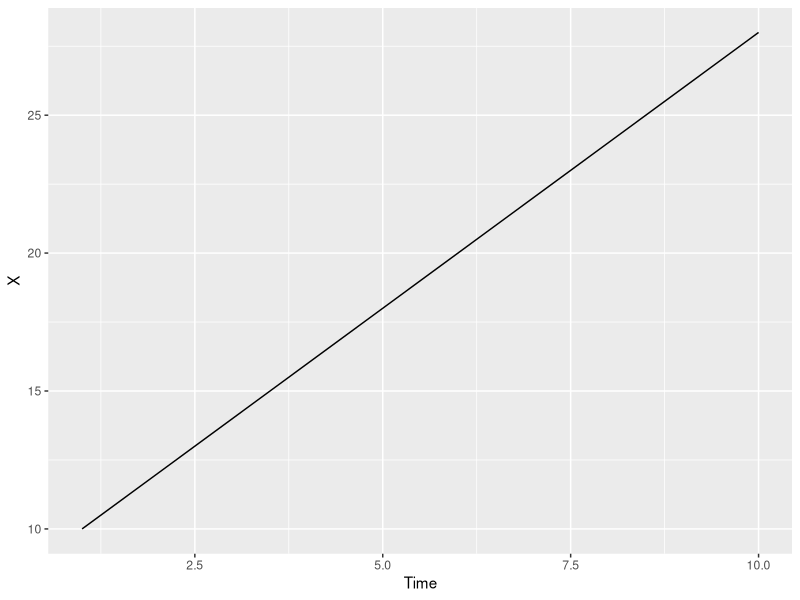
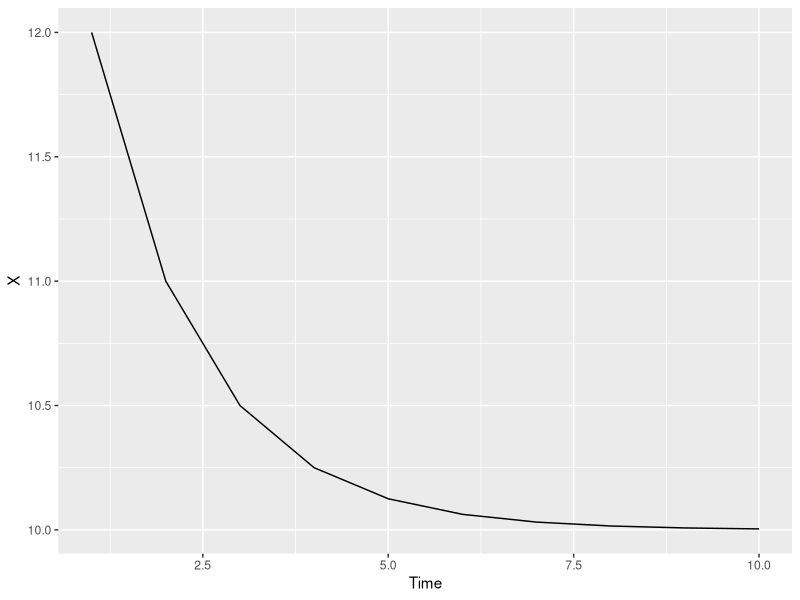
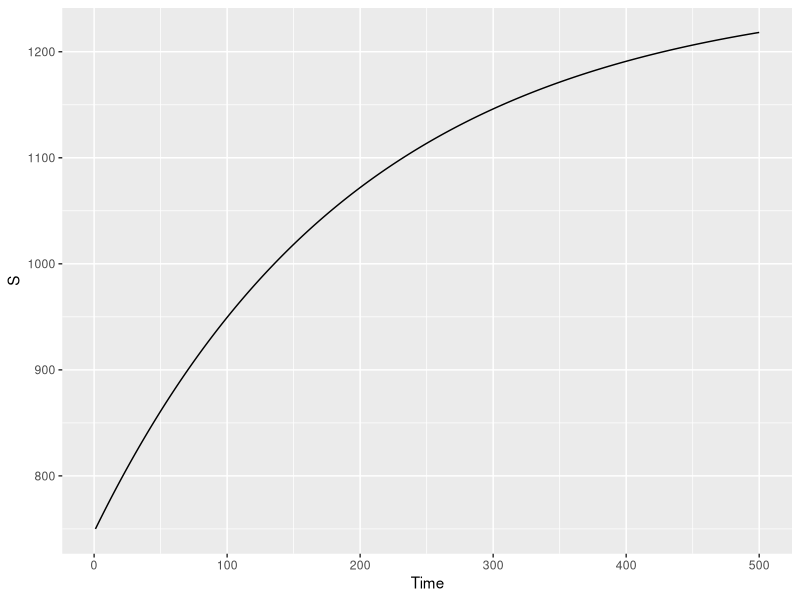
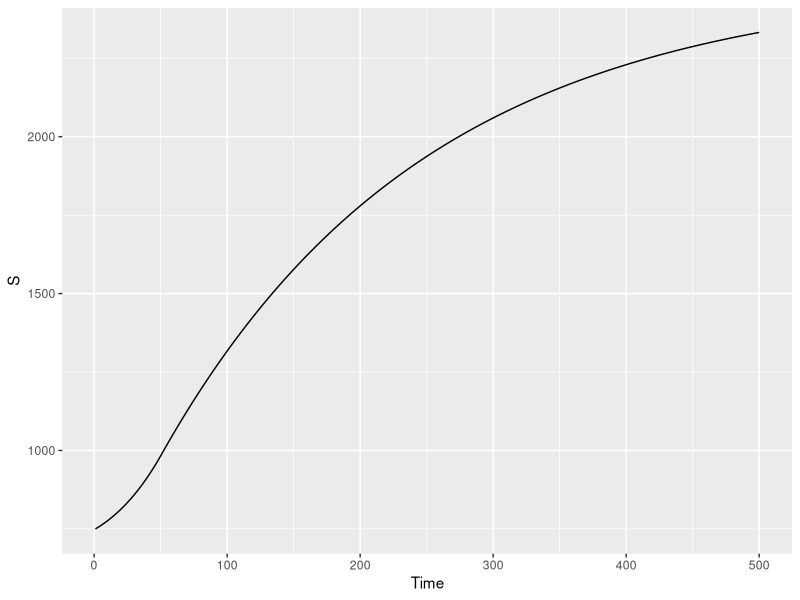

The R script that drew these images, in order:
# Toy example
library(tidyverse)
# X_t = X_t???1 + 2 where t denotes time.
# X_0 = 10

X <- numeric(10)
X[1] = 10

for (i in 2:10) {
  X[i] <- X[i - 1] + 2
}
print(X)

Time <- 1:10
X_time <- tibble(X, Time)
ggplot(X_time, aes(x = Time, y = X)) +
  geom_line()

# X_t = 0.5 * X_t???1 + 5, with X_0 = 12
X <- numeric(10)
X[1] = 12

for (i in 2:10) {
  X[i] <- ( 0.5 * X[i - 1] ) + 5
}

Time <- 1:10
X_time <- tibble(X, Time)
ggplot(X_time, aes(x = Time, y = X)) +
  geom_line()

# Global Carbon Stocks
# S - stock of carbon, E - emission,  t - time
# St = S_t???1 + E_t ??? dS_t???1
# dS_t???1 is how much of the stock is absorbed.
# atmospheric stock of carbon is ~ 750 Gt.
# d can be approximated by 0.005.
# If current emissions continue at the same level for the next 500 years...

S <- numeric(500)
E <- numeric(500)
S[1] <- 750
E[1] <- 6.3

for (i in 2:500) {
  E[i] <- E[i - 1]
  S[i] <- S[i - 1] + E[i - 1] - (0.005 * S[i - 1])
}
Time <- 1:500
C_scenario <- tibble(S, Time, E)
ggplot(C_scenario, aes(x = Time, y = S)) +
  geom_line()

#  different growth rates of emissions over the next 50 years
#  If emissions grow at 1.4% a year over the next 50 years,
#  stay at that level for the next 450 years

CO2 <- function(growth = 1.014) {
  S <- numeric(500)
  E <- numeric(500)
  S[1] <- 750
  E[1] <- 6.3
  
  for(i in 2:50) {
    E[i] <- E[i - 1] * growth
    S[i] <- S[i - 1] + E[i - 1] - (0.005 * S[i - 1])
  }
  
  for(i in 51:500) {
    E[i] <- E[i - 1]
    S[i] <- S[i - 1] + E[i - 1] - (0.005 * S[i - 1])
  }
  Time <- 1:500
  C_scenario <- tibble(S, Time, E)
  
  ggplot(C_scenario, aes(x = Time, y = S)) +
    geom_line()
}
CO2(1.014)

# Fish stock







